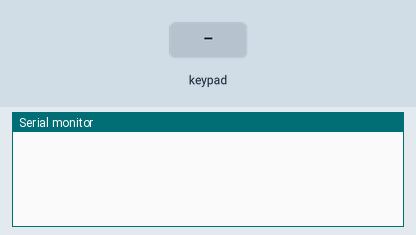
Bench run of a sketch on a simulated ESP32. On the bench: the last lines printed to the serial monitor. Wiring (inferred from the names in the program): 4×4 keypad with keys 1 2 3 A 4 5 6 B 7 8 9 C * 0 # D: rows GPIO 26, GPIO 22, GPIO 21, GPIO 20; columns GPIO 19, GPIO 18, GPIO 17, GPIO 16. Inputs (shaded band) come from the test bench.

Above: at 1.2 s.
1.3 s: key '1' pressed
At 2.3 s:
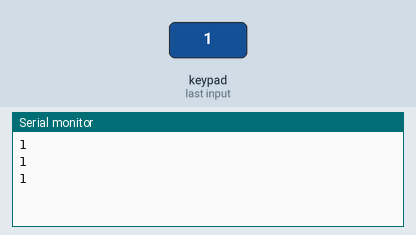
2.8 s: keypad keys 2 6 2 2 2 1 2 0 # pressed 0.4 s apart
At 6.7 s:
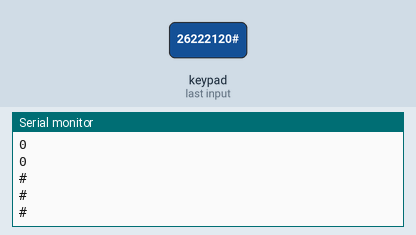
7.9 s: key 'A' pressed
At 8.5 s:
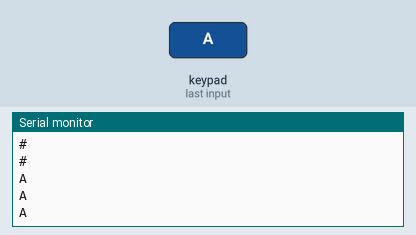
9.4 s: keypad keys 2 6 2 2 2 1 2 0 * pressed 0.4 s apart
At 13.4 s:
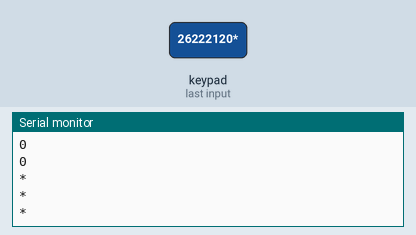
14.5 s: key 'B' pressed
At 15.2 s:
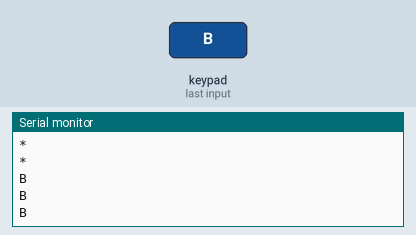
16.0 s: keypad keys 2 6 2 2 2 1 2 0 D pressed 0.4 s apart
At 20.8 s:
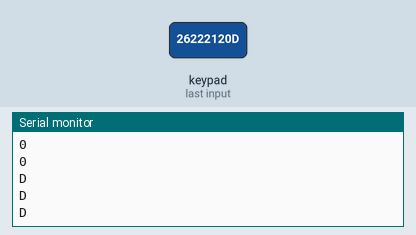
Timing chart, 0 to 22.1 s (numbered marks = the images above; inputs shaded):
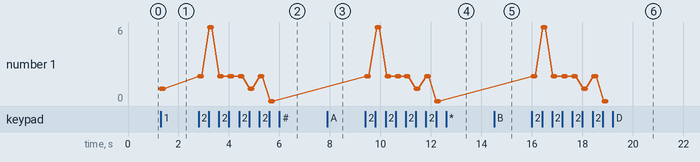

Measured:
- after the input at 1.3 s, the serial monitor: prints a new line at once (image 1)
- after the input at 2.8 s, the serial monitor: prints a new line at once (image 2)
- after the input at 7.9 s, the serial monitor: prints a new line at once (image 3)
- after the input at 9.4 s, the serial monitor: prints a new line at once (image 4)
- after the input at 14.5 s, the serial monitor: prints a new line at once (image 5)
- after the input at 16.0 s, the serial monitor: prints a new line at once (image 6)
- plotted number 1: 1 → 0 after the input at 2.8 s

The sketch:

Project_33.1_4x4_Matrix_Keypad_Display.ino
```cpp
//**********************************************************************************
/*
 * 文件名 : 4x4矩阵键盘显示
 * 描述 : 获取矩阵键盘的值
 * 作者 : www.keyes-robot.com
*/
#include "Keypad.h"

void setup(){
  Serial.begin(115200);
  keyInit();
}

void loop(){
  char keyValue = getKey(0);
  if (keyValue != '\0')
    Serial.println(keyValue);
  delay(50);
}
//**********************************************************************************
```

Keypad.cpp
```cpp
#include "Keypad.h"

byte rowPin[4] = {26, 22, 21, 20};
byte colPin[4] = {19, 18, 17, 16};

char keyStrings[4][4] = {
  {'1', '2', '3', 'A'},
  {'4', '5', '6', 'B'},
  {'7', '8', '9', 'C'},
  {'*', '0', '#', 'D'}
};

int lastTime = 0;
int debounceTime = 20;

int pressKeyRow=0;
int pressKeyCol=0;
bool pressState=false;

void keyInit(void){
  for (int r = 0; r < sizeof(rowPin); r++){
    pinMode(colPin[r], OUTPUT);
    digitalWrite(colPin[r], HIGH);
    pinMode(rowPin[r], INPUT_PULLUP);
  }
  for (int c = 0; c < sizeof(colPin); c++){
    pinMode(colPin[c], OUTPUT);
    digitalWrite(colPin[c], HIGH);
  }
}

void keyScan(bool state){
  for (int c = 0; c < sizeof(colPin); c++){
    digitalWrite(colPin[c], LOW);
    for (int r = 0; r < sizeof(rowPin); r++){
      if (digitalRead(rowPin[r]) == LOW){
        while (state == true && digitalRead(rowPin[r]) == LOW);
        digitalWrite(colPin[c], HIGH);
        pressKeyRow=r;
        pressKeyCol=c;
        pressState=true;
      }
    }
    digitalWrite(colPin[c], HIGH);
  }
}

char getKey(bool state){
  if (millis() - lastTime > debounceTime){
    pressState = false;
    keyScan(state);
    lastTime = millis();
    if(pressState==true)
      return keyStrings[pressKeyRow][pressKeyCol];
    else
      return '\0';
  }
}
```

Keypad.h
```cpp
#ifndef __KEYPAD_H__
#define __KEYPAD_H__

#include <Arduino.h>

void keyInit(void);
void keyScan(bool state);
char getKey(bool state);

#endif
```
